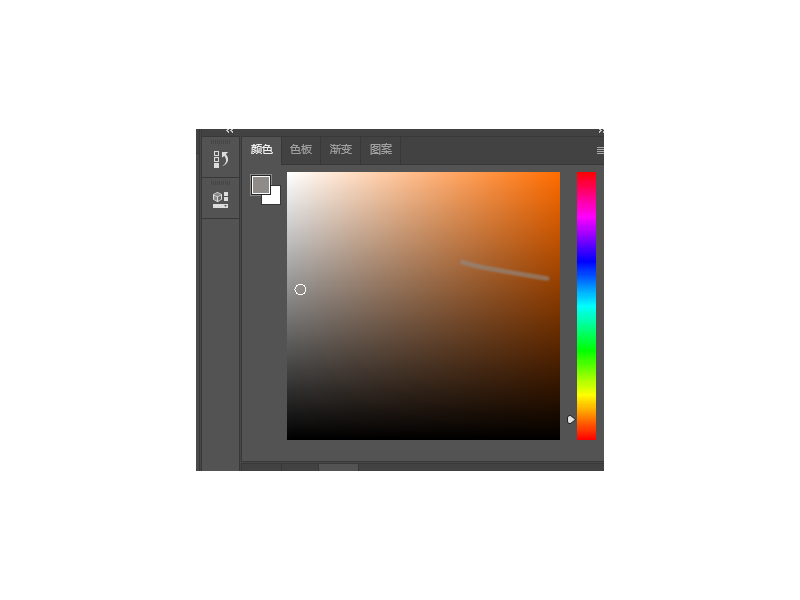
#> input picture python_script/cds_opencv/touming.png, 800 x 600 px
$ python cds_opencv.py
#> lines starting #> are read from the running program, lines starting #| are printed output that depends on the picture; after the words box and inside, x2 and y2 are one past the last pixel; in counts of white or black regions, pixels touching at a corner belong together
import cv2 as cv
import numpy as np
import os
import logging

# 读取图像
def read_img(filename):
#> called with filename = 'touming.png'
    run_path = os.path.join(os.getcwd(), "python_script\cds_opencv")
    os.chdir(run_path)
    logging.info("workpath: {}".format(run_path))
    if(os.path.exists(filename)):
        img = cv.imread(filename, flags=cv.IMREAD_UNCHANGED)
#> img is the input picture: shape (600, 800, 4); mean B, G, R, A 202.3, 206.4, 212, 74.1
        # img = cv.imread(filename, 1)
        if(img is None):
            logging.info("img isnull")
            return None
        else:
            cv.imshow("x", img)
            return img
    else:
        logging.error("filename:{} is null or empty".format(filename))


#  拆分图像通道
def split_img_2_rgb_channel(img):
    if(img is None):
        logging.error("img is null")
        return None
    if(img.shape[2] == 3):
        logging.error("img is rgb")
        b, g, r = cv.split(img)
        return r, g, b
    elif(img.shape[2] == 4):
        logging.error("img is argb")
        b, g, r, a = cv.split(img)
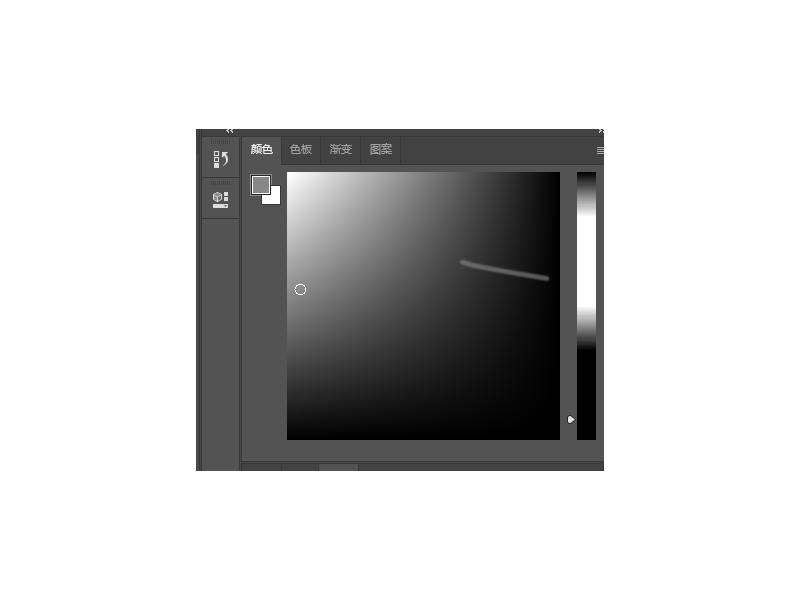
#> b: shape (600, 800); min 0, max 255, mean 202.3
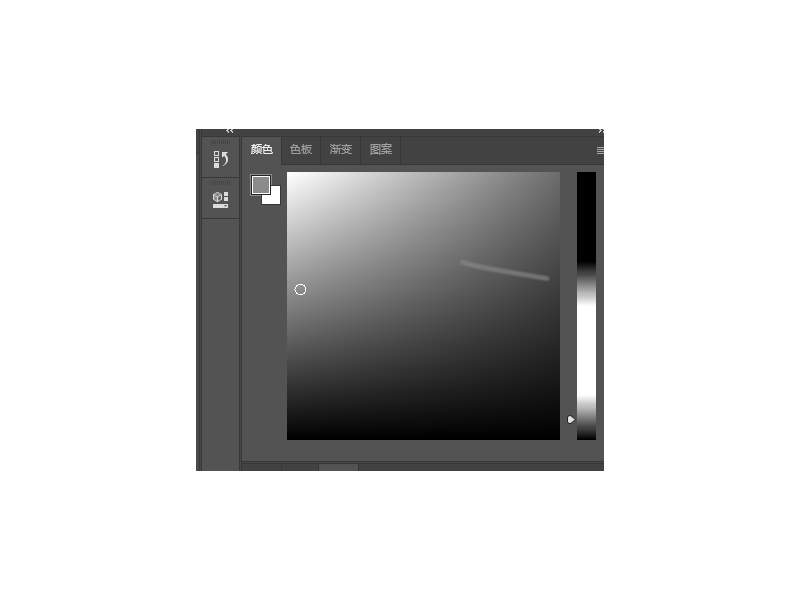
#> g: shape (600, 800); min 0, max 255, mean 206.4
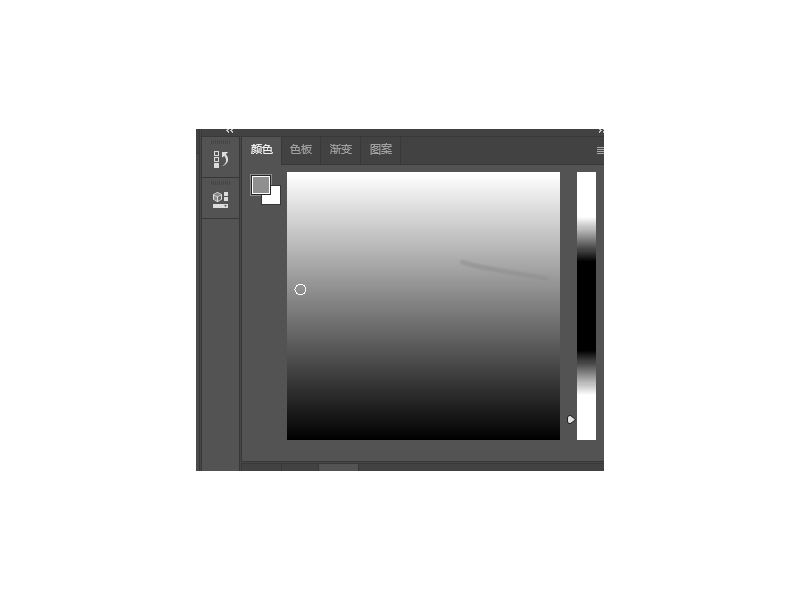
#> r: shape (600, 800); min 0, max 255, mean 212
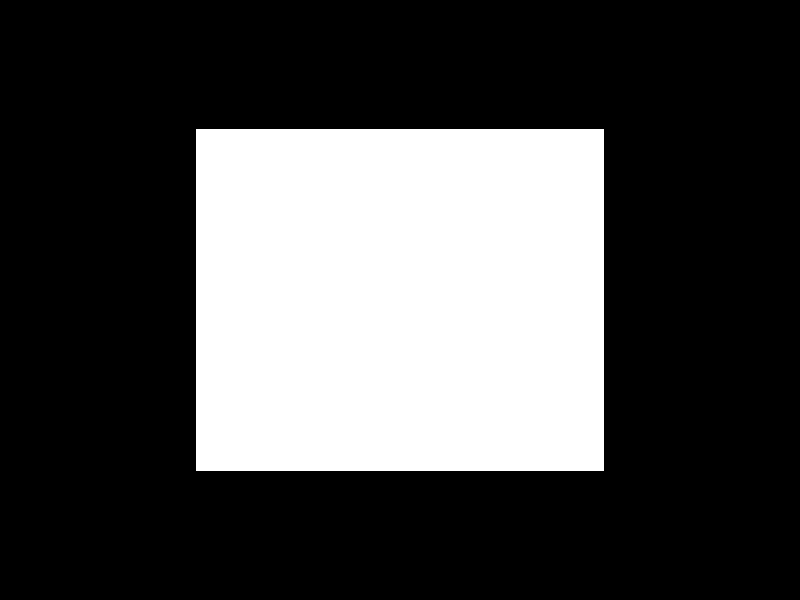
#> a: shape (600, 800); 29.1% white; 1 white region, box (x1, y1, x2, y2) and area: (196, 129, 604, 471) 139536
        return a, r, g, b


# 图像色彩控件转变
def color_space_changed(img):
    if (img is None):
        logging.error("img is None")
        return False

    if(img is None):
        logging.error("img is null")
    else:
        img = cv.cvtColor(img, cv.COLOR_BGR2GRAY)
#> img: shape (600, 800)
        return img

# 图像的信息分析
def img_info_analysis(img):
    if (img is None):
        return False
    hight, width, chanel = img.shape    # 宽，高，通道数
#> hight = 600; width = 800; chanel = 4
    size = img.size # 总通道数=高* 宽* 通道数
#> size = 1920000
    dtype = img.dtype # uint8  3个通道每个通道占的位数（8位，一个字节）
    logging.info("hight:{}, width:{}, chanel:{}".format(hight, width, chanel))


def main():
    LOG_FORMAT = "%(asctime)s-%(levelname)s : %(message)s"
    logging.basicConfig(level=logging.INFO,  filemode = 'a', format=LOG_FORMAT)

    # file_path = "./1.png"
    file_path = "touming.png"
    img = read_img(file_path)

    split_img_2_rgb_channel(img)
    cv.imshow("1", color_space_changed(img))
    img_info_analysis(img)
    cv.waitKey(0)


if __name__ == '__main__':
    main()
